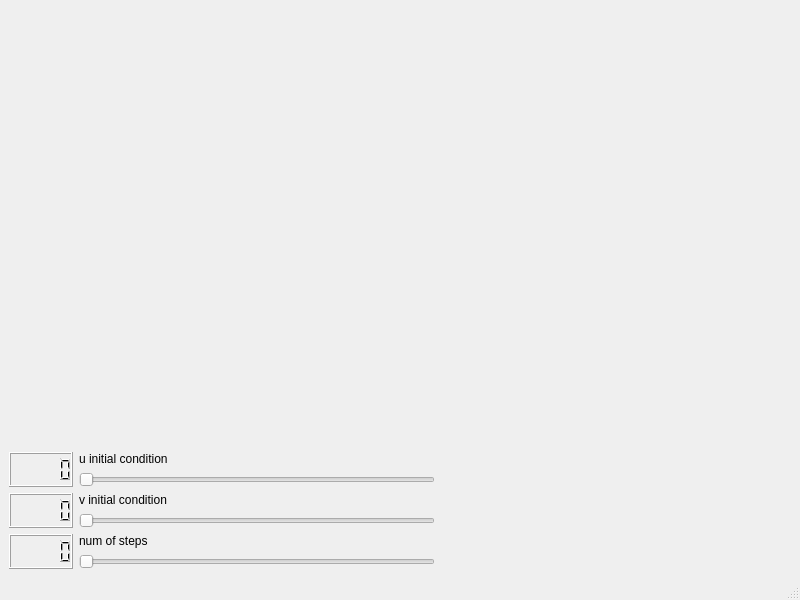
<?xml version="1.0" encoding="UTF-8"?>
<ui version="4.0">
 <class>MainWindow</class>
 <widget class="QMainWindow" name="MainWindow">
  <property name="geometry">
   <rect>
    <x>0</x>
    <y>0</y>
    <width>800</width>
    <height>600</height>
   </rect>
  </property>
  <property name="windowTitle">
   <string>MainWindow</string>
  </property>
  <widget class="QWidget" name="centralwidget">
   <layout class="QVBoxLayout" name="verticalLayout_4">
    <item>
     <widget class="PlotWidget" name="plot_widget" native="true">
      <property name="sizePolicy">
       <sizepolicy hsizetype="Expanding" vsizetype="Expanding">
        <horstretch>0</horstretch>
        <verstretch>0</verstretch>
       </sizepolicy>
      </property>
     </widget>
    </item>
    <item>
     <layout class="QHBoxLayout" name="horizontalLayout_2">
      <item>
       <widget class="QLCDNumber" name="u_lcd"/>
      </item>
      <item>
       <layout class="QVBoxLayout" name="verticalLayout_3">
        <item>
         <widget class="QLabel" name="u_l">
          <property name="text">
           <string>u initial condition</string>
          </property>
         </widget>
        </item>
        <item>
         <widget class="QSlider" name="u_slider">
          <property name="orientation">
           <enum>Qt::Horizontal</enum>
          </property>
         </widget>
        </item>
       </layout>
      </item>
      <item>
       <spacer name="horizontalSpacer">
        <property name="orientation">
         <enum>Qt::Horizontal</enum>
        </property>
        <property name="sizeHint" stdset="0">
         <size>
          <width>40</width>
          <height>20</height>
         </size>
        </property>
       </spacer>
      </item>
     </layout>
    </item>
    <item>
     <layout class="QHBoxLayout" name="horizontalLayout">
      <item>
       <widget class="QLCDNumber" name="v_lcd"/>
      </item>
      <item>
       <layout class="QVBoxLayout" name="verticalLayout_2">
        <item>
         <widget class="QLabel" name="v_l">
          <property name="text">
           <string>v initial condition</string>
          </property>
         </widget>
        </item>
        <item>
         <widget class="QSlider" name="v_slider">
          <property name="orientation">
           <enum>Qt::Horizontal</enum>
          </property>
         </widget>
        </item>
       </layout>
      </item>
      <item>
       <spacer name="horizontalSpacer_2">
        <property name="orientation">
         <enum>Qt::Horizontal</enum>
        </property>
        <property name="sizeHint" stdset="0">
         <size>
          <width>40</width>
          <height>20</height>
         </size>
        </property>
       </spacer>
      </item>
     </layout>
    </item>
    <item>
     <layout class="QHBoxLayout" name="horizontalLayout_3">
      <item>
       <widget class="QLCDNumber" name="num_lcd"/>
      </item>
      <item>
       <layout class="QVBoxLayout" name="verticalLayout">
        <item>
         <widget class="QLabel" name="n_l">
          <property name="text">
           <string>num of steps</string>
          </property>
         </widget>
        </item>
        <item>
         <widget class="QSlider" name="num_slider">
          <property name="maximum">
           <number>1000</number>
          </property>
          <property name="orientation">
           <enum>Qt::Horizontal</enum>
          </property>
         </widget>
        </item>
       </layout>
      </item>
      <item>
       <spacer name="horizontalSpacer_3">
        <property name="orientation">
         <enum>Qt::Horizontal</enum>
        </property>
        <property name="sizeHint" stdset="0">
         <size>
          <width>40</width>
          <height>20</height>
         </size>
        </property>
       </spacer>
      </item>
     </layout>
    </item>
   </layout>
  </widget>
  <widget class="QMenuBar" name="menubar">
   <property name="geometry">
    <rect>
     <x>0</x>
     <y>0</y>
     <width>800</width>
     <height>21</height>
    </rect>
   </property>
  </widget>
  <widget class="QStatusBar" name="statusbar"/>
 </widget>
 <customwidgets>
  <customwidget>
   <class>PlotWidget</class>
   <extends>QWidget</extends>
   <header>pyqtgraph</header>
   <container>1</container>
  </customwidget>
 </customwidgets>
 <resources/>
 <connections>
  <connection>
   <sender>num_slider</sender>
   <signal>valueChanged(int)</signal>
   <receiver>num_lcd</receiver>
   <slot>display(int)</slot>
   <hints>
    <hint type="sourcelabel">
     <x>255</x>
     <y>557</y>
    </hint>
    <hint type="destinationlabel">
     <x>41</x>
     <y>548</y>
    </hint>
   </hints>
  </connection>
  <connection>
   <sender>u_slider</sender>
   <signal>valueChanged(int)</signal>
   <receiver>u_lcd</receiver>
   <slot>display(int)</slot>
   <hints>
    <hint type="sourcelabel">
     <x>255</x>
     <y>455</y>
    </hint>
    <hint type="destinationlabel">
     <x>41</x>
     <y>446</y>
    </hint>
   </hints>
  </connection>
  <connection>
   <sender>v_slider</sender>
   <signal>valueChanged(int)</signal>
   <receiver>v_lcd</receiver>
   <slot>display(int)</slot>
   <hints>
    <hint type="sourcelabel">
     <x>255</x>
     <y>506</y>
    </hint>
    <hint type="destinationlabel">
     <x>41</x>
     <y>497</y>
    </hint>
   </hints>
  </connection>
 </connections>
</ui>
